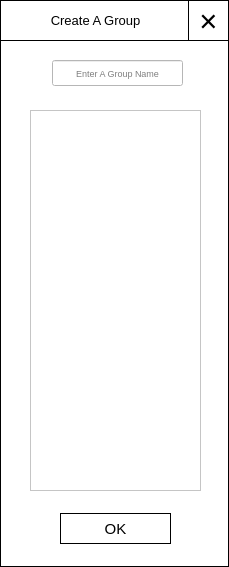
<?xml version="1.0" encoding="UTF-8"?>
<ui version="4.0">
 <class>CreateGroup</class>
 <widget class="QMainWindow" name="CreateGroup">
  <property name="geometry">
   <rect>
    <x>0</x>
    <y>0</y>
    <width>229</width>
    <height>567</height>
   </rect>
  </property>
  <property name="windowTitle">
   <string>MainWindow</string>
  </property>
  <property name="styleSheet">
   <string notr="true">background-color: rgb(255, 255, 255);</string>
  </property>
  <widget class="QWidget" name="centralwidget">
   <widget class="QLabel" name="window_border">
    <property name="geometry">
     <rect>
      <x>0</x>
      <y>0</y>
      <width>229</width>
      <height>567</height>
     </rect>
    </property>
    <property name="frameShape">
     <enum>QFrame::Box</enum>
    </property>
    <property name="text">
     <string/>
    </property>
   </widget>
   <widget class="QLabel" name="label_2">
    <property name="geometry">
     <rect>
      <x>-10</x>
      <y>20</y>
      <width>241</width>
      <height>41</height>
     </rect>
    </property>
    <property name="styleSheet">
     <string notr="true">background-color: rgba(255, 255, 255, 0);</string>
    </property>
    <property name="frameShape">
     <enum>QFrame::HLine</enum>
    </property>
    <property name="text">
     <string/>
    </property>
   </widget>
   <widget class="QPushButton" name="close">
    <property name="geometry">
     <rect>
      <x>188</x>
      <y>0</y>
      <width>41</width>
      <height>41</height>
     </rect>
    </property>
    <property name="font">
     <font>
      <family>Microsoft YaHei UI</family>
      <pointsize>23</pointsize>
      <bold>false</bold>
     </font>
    </property>
    <property name="styleSheet">
     <string notr="true">QPushButton{
	color: rgb(255,255,255);
	padding: 2px;
	background-color:  rgb(255, 255, 255);
	border: 1px solid black;
	color: rgb(0, 0, 0);
}
QPushButton:hover{
	color: rgb(255, 255, 255);
	padding: 2px;
	border-color: black;
	background-color: rgb(0, 0, 0);
}</string>
    </property>
    <property name="text">
     <string>×</string>
    </property>
   </widget>
   <widget class="QScrollArea" name="scrollArea">
    <property name="geometry">
     <rect>
      <x>30</x>
      <y>110</y>
      <width>171</width>
      <height>381</height>
     </rect>
    </property>
    <property name="widgetResizable">
     <bool>true</bool>
    </property>
    <widget class="QWidget" name="scrollAreaWidgetContents">
     <property name="geometry">
      <rect>
       <x>0</x>
       <y>0</y>
       <width>169</width>
       <height>379</height>
      </rect>
     </property>
    </widget>
   </widget>
   <widget class="QLabel" name="title">
    <property name="geometry">
     <rect>
      <x>30</x>
      <y>10</y>
      <width>131</width>
      <height>20</height>
     </rect>
    </property>
    <property name="font">
     <font>
      <family>Microsoft YaHei UI</family>
      <pointsize>10</pointsize>
     </font>
    </property>
    <property name="text">
     <string>Create A Group</string>
    </property>
    <property name="alignment">
     <set>Qt::AlignCenter</set>
    </property>
   </widget>
   <widget class="QPushButton" name="ok">
    <property name="geometry">
     <rect>
      <x>60</x>
      <y>513</y>
      <width>111</width>
      <height>31</height>
     </rect>
    </property>
    <property name="font">
     <font>
      <family>Microsoft YaHei UI</family>
      <pointsize>11</pointsize>
     </font>
    </property>
    <property name="styleSheet">
     <string notr="true">QPushButton{
	border-style: solid;
	border-top-color: qlineargradient(spread:pad, x1:0.5, y1:1, x2:0.5, y2:0, stop:0 rgb(215, 215, 215), stop:1 rgb(222, 222, 222));
	border-right-color: qlineargradient(spread:pad, x1:0, y1:0.5, x2:1, y2:0.5, stop:0 rgb(217, 217, 217), stop:1 rgb(227, 227, 227));
	border-left-color: qlineargradient(spread:pad, x1:0, y1:0.5, x2:1, y2:0.5, stop:0 rgb(227, 227, 227), stop:1 rgb(217, 217, 217));
	border-bottom-color: qlineargradient(spread:pad, x1:0.5, y1:1, x2:0.5, y2:0, stop:0 rgb(215, 215, 215), stop:1 rgb(222, 222, 222));
	border-width: 1px;
	border-radius: 0px;
	color: rgb(255,255,255);
	padding: 2px;
	background-color:  rgba(255, 255, 255, 0);
	border-color: rgb(0, 0, 0);
	color: rgb(0, 0, 0);
}
QPushButton:hover{
	border-style: solid;
	border-top-color: qlineargradient(spread:pad, x1:0.5, y1:1, x2:0.5, y2:0, stop:0 rgb(215, 215, 215), stop:1 rgb(222, 222, 222));
	border-right-color: qlineargradient(spread:pad, x1:0, y1:0.5, x2:1, y2:0.5, stop:0 rgb(217, 217, 217), stop:1 rgb(227, 227, 227));
	border-left-color: qlineargradient(spread:pad, x1:0, y1:0.5, x2:1, y2:0.5, stop:0 rgb(227, 227, 227), stop:1 rgb(217, 217, 217));
	border-bottom-color: qlineargradient(spread:pad, x1:0.5, y1:1, x2:0.5, y2:0, stop:0 rgb(215, 215, 215), stop:1 rgb(222, 222, 222));
	border-width: 1px;
	border-radius: 0px;
	
	color: rgb(255, 255, 255);
	padding: 2px;
	background-color: rgb(0, 0, 0);
}
QPushButton:disabled{
	border-style: solid;
	border-top-color: qlineargradient(spread:pad, x1:0.5, y1:1, x2:0.5, y2:0, stop:0 rgb(215, 215, 215), stop:1 rgb(222, 222, 222));
	border-right-color: qlineargradient(spread:pad, x1:0, y1:0.5, x2:1, y2:0.5, stop:0 rgb(217, 217, 217), stop:1 rgb(227, 227, 227));
	border-left-color: qlineargradient(spread:pad, x1:0, y1:0.5, x2:1, y2:0.5, stop:0 rgb(227, 227, 227), stop:1 rgb(217, 217, 217));
	border-bottom-color: qlineargradient(spread:pad, x1:0.5, y1:1, x2:0.5, y2:0, stop:0 rgb(215, 215, 215), stop:1 rgb(222, 222, 222));
	border-width: 1px;
	border-radius: 5px;
	color: rgb(255,255,255);
	padding: 2px;
	color: rgba(177, 177, 177, 100);
	background-color: rgba(255, 255, 255, 0);
}</string>
    </property>
    <property name="text">
     <string>OK</string>
    </property>
   </widget>
   <widget class="QWidget" name="verticalLayoutWidget">
    <property name="geometry">
     <rect>
      <x>60</x>
      <y>140</y>
      <width>111</width>
      <height>321</height>
     </rect>
    </property>
    <layout class="QVBoxLayout" name="verticalLayout">
     <property name="spacing">
      <number>3</number>
     </property>
     <property name="sizeConstraint">
      <enum>QLayout::SetMinimumSize</enum>
     </property>
    </layout>
   </widget>
   <widget class="QLineEdit" name="group_name">
    <property name="geometry">
     <rect>
      <x>52</x>
      <y>60</y>
      <width>131</width>
      <height>26</height>
     </rect>
    </property>
    <property name="font">
     <font>
      <family>Microsoft YaHei UI</family>
      <pointsize>7</pointsize>
     </font>
    </property>
    <property name="inputMask">
     <string/>
    </property>
    <property name="alignment">
     <set>Qt::AlignCenter</set>
    </property>
    <property name="placeholderText">
     <string>Enter A Group Name</string>
    </property>
   </widget>
  </widget>
 </widget>
 <resources/>
 <connections/>
</ui>
